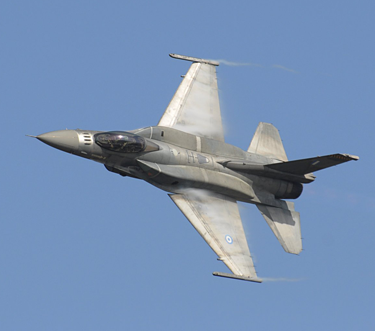
%> input picture Project_1_Image_Filtering_and_Hybrid_Image/data/plane.bmp, 375 x 331 px
$ octave Test_MyImfilter_Fast_Plane.m   (GNU Octave 9; MATLAB toolbox functions it lacks are replaced by stand-ins)
%> lines starting %> are read from the running program, lines starting %| are printed output that depends on the picture
### Project 1 Image Filtering and Hybrid Image/code/my_imfilter_fast.m
function output = my_imfilter_fast(image, filter)
% This function is intended to behave like the built in function imfilter()
% See 'help imfilter' or 'help conv2'. While terms like "filtering" and
% "convolution" might be used interchangeably, and they are indeed nearly
% the same thing, there is a difference:
% from 'help filter2'
%    2-D correlation is related to 2-D convolution by a 180 degree rotation
%    of the filter matrix.

% Your function should work for color images. Simply filter each color
% channel independently.

% Your function should work for filters of any width and height
% combination, as long as the width and height are odd (e.g. 1, 7, 9). This
% restriction makes it unambigious which pixel in the filter is the center
% pixel.

% Boundary handling can be tricky. The filter can't be centered on pixels
% at the image boundary without parts of the filter being out of bounds. If
% you look at 'help conv2' and 'help imfilter' you see that they have
% several options to deal with boundaries. You should simply recreate the
% default behavior of imfilter -- pad the input image with zeros, and
% return a filtered image which matches the input resolution. A better
% approach is to mirror the image content over the boundaries for padding.

% % Uncomment if you want to simply call imfilter so you can see the desired
% % behavior. When you write your actual solution, you can't use imfilter,
% % filter2, conv2, etc. Simply loop over all the pixels and do the actual
% % computation. It might be slow.
% output = imfilter(image, filter);


%%%%%%%%%%%%%%%%
% Your code here
%%%%%%%%%%%%%%%%

%Padding%
[m,n]=size(filter);
[x,y,z]=size(image);
image_padding=zeros(x+m-1,y+n-1,z);

%% Time for Padding 0.016 sec %%
% [9 lines of commented-out code are left out]
%%%%%%%%%%%%%%%%%%%%%%%%%%%%%%%%
%% Time for Padding 0.012 sec %%
%tic;
image_padding=padarray(image,[(m-1)/2,(n-1)/2]);
%toc

output=zeros(x,y,z);
%% Time for Convolution 6.88 sec %%
% [13 lines of commented-out code are left out]

%%%%%%%%%%%%%%%%%%%%%%%%%%%%%%%%%

%tic;
[U,S,V]=svd(filter);
R=rank(S);

if R==1
    h1=U(:,1)*sqrt(S(1,1));
    h2=sqrt(S(1,1))*V(:,1)';
    output=my_imfilter(my_imfilter(image,h1),h2);
    %fprintf('R==1');
else
    output=my_imfilter(image,filter);
end

%toc

### Project 1 Image Filtering and Hybrid Image/code/my_imfilter.m
function output = my_imfilter(image, filter)
% This function is intended to behave like the built in function imfilter()
% See 'help imfilter' or 'help conv2'. While terms like "filtering" and
% "convolution" might be used interchangeably, and they are indeed nearly
% the same thing, there is a difference:
% from 'help filter2'
%    2-D correlation is related to 2-D convolution by a 180 degree rotation
%    of the filter matrix.

% Your function should work for color images. Simply filter each color
% channel independently.

% Your function should work for filters of any width and height
% combination, as long as the width and height are odd (e.g. 1, 7, 9). This
% restriction makes it unambigious which pixel in the filter is the center
% pixel.

% Boundary handling can be tricky. The filter can't be centered on pixels
% at the image boundary without parts of the filter being out of bounds. If
% you look at 'help conv2' and 'help imfilter' you see that they have
% several options to deal with boundaries. You should simply recreate the
% default behavior of imfilter -- pad the input image with zeros, and
% return a filtered image which matches the input resolution. A better
% approach is to mirror the image content over the boundaries for padding.

% % Uncomment if you want to simply call imfilter so you can see the desired
% % behavior. When you write your actual solution, you can't use imfilter,
% % filter2, conv2, etc. Simply loop over all the pixels and do the actual
% % computation. It might be slow.
% output = imfilter(image, filter);


%%%%%%%%%%%%%%%%
% Your code here
%%%%%%%%%%%%%%%%

%Padding%
[m,n]=size(filter);
[x,y,z]=size(image);
image_padding=zeros(x+m-1,y+n-1,z);

%% Time for Padding 0.016 sec %%
% [9 lines of commented-out code are left out]
%%%%%%%%%%%%%%%%%%%%%%%%%%%%%%%%
%% Time for Padding 0.012 sec %%
%tic;
image_padding=padarray(image,[(m-1)/2,(n-1)/2]);
%toc

output=zeros(x,y,z);
%% Time for Convolution 6.88 sec %%
%tic;
for a=1:x
    for b=1:y
        for c=1:z
            for d=1:m
                for e=1:n
                    output(a,b,c)=output(a,b,c)+image_padding(a+d-1,b+e-1,c)*filter(d,e);
                end
            end
        end
    end
end
%toc
%%%%%%%%%%%%%%%%%%%%%%%%%%%%%%%%%

### Project 1 Image Filtering and Hybrid Image/code/Test_MyImfilter_Fast_Plane.m
% this script has test cases to help you test my_imfilter() which you will
% write. You should verify that you get reasonable output here before using
% your filtering to construct a hybrid image in proj1.m. The outputs are
% all saved and you can include them in your writeup. You can add calls to
% imfilter() if you want to check that my_imfilter() is doing something
% similar.
clear all
close all
tic;
%% Setup
test_image = im2single(imread('../data/plane.bmp'));
test_image = imresize(test_image, 0.7, 'bilinear'); %resizing to speed up testing
%> test_image: size 232x263x3 single
figure(1)
imshow(test_image)

%% Identify filter
%This filter should do nothing regardless of the padding method you use.
identity_filter = [0 0 0; 0 1 0; 0 0 0];

identity_image  = my_imfilter_fast(test_image, identity_filter);
%> in my_imfilter_fast, `image_padding=padarray(image,[(m-1)/2,(n-1)/2]);`:
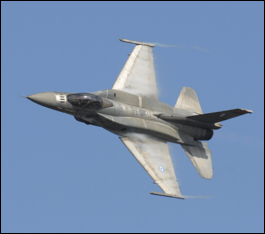
%> image_padding: size 234x265x3 single; mean R, G, B 0.462, 0.559, 0.695

figure(2); imshow(identity_image);
imwrite(identity_image, './Plane/identity_image.jpg', 'quality', 95);
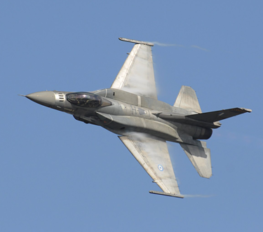
%> saved as identity_image.jpg: size 232x263x3 uint8; mean R, G, B 119.8, 145, 180.2

%% Small blur with a box filter
%This filter should remove some high frequencies
blur_filter = [1 1 1; 1 1 1; 1 1 1];

blur_filter = blur_filter / sum(sum(blur_filter)); %making the filter sum to 1

blur_image = my_imfilter_fast(test_image,blur_filter);
%> call 3 of my_imfilter, with filter = [-0.333; -0.333; -0.333]
%> after the loop in my_imfilter (call 3), `for a=1:x`:
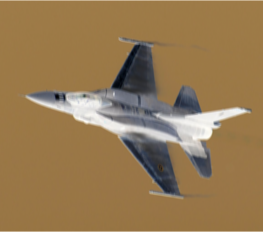
%> output: size 232x263x3 double; mean R, G, B -0.468, -0.567, -0.704; drawn with min black and max white
%> call 4 of my_imfilter, with filter = [-0.333 -0.333 -0.333]
%> in my_imfilter (call 4), `image_padding=padarray(image,[(m-1)/2,(n-1)/2]);`:
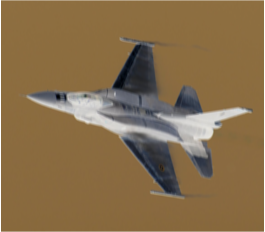
%> image_padding: size 232x265x3 double; mean R, G, B -0.465, -0.563, -0.699; drawn with min black and max white
%> (the run ends here)
